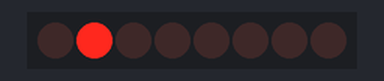
Recording of a sketch running on a simulated Arduino Uno, built with avr-gcc and run on an emulated ATmega328P. Shown: 8 shift-register outputs drawn as a row of LEDs (first output left, lit = HIGH). Wiring (inferred from the names in the program): shift register (74HC595): data pin 2; shift clock pin 4; latch pin 3. Wiring (inferred from the signals the program sends): row of LEDs: on Q0, Q1, Q2, Q3, Q4, Q5, Q6, Q7.

Above: at 0.05 s.
At 0.65 s:
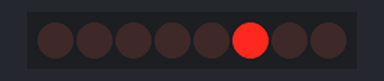
At 1.35 s:
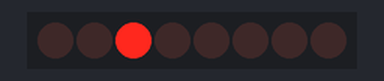
At 1.75 s:
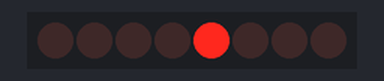
At 2.15 s:
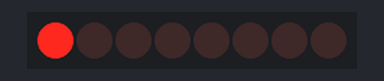
At 2.85 s:
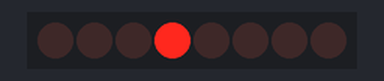
Timing chart, 0 to 3.1 s (numbered marks = the images above):
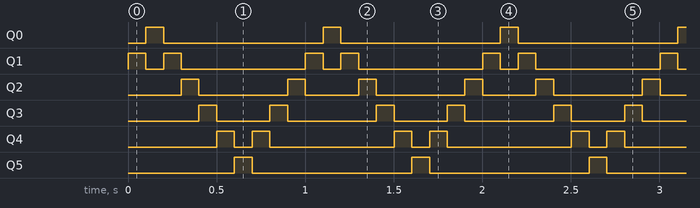

The sketch:

ShiftRegister.ino
```cpp
const int DataPin = 2;
const int ClockPin = 4;
const int LatchPin = 3;

void setup() {
	pinMode(DataPin, OUTPUT);
	pinMode(ClockPin, OUTPUT);
	pinMode(LatchPin, OUTPUT);
}

unsigned int MASK = 0b10;
bool left = false;

void loop() {
	digitalWrite(LatchPin, LOW);
	shiftOut(DataPin, ClockPin, MSBFIRST, MASK);
	digitalWrite(LatchPin, HIGH);
	delay(100);
	if (left) {
		MASK = (MASK << 1);
	} else {
		MASK = (MASK >> 1);
	}
	if (MASK == 0b0100000) {
		left = false;
	} else if (MASK == 0b00000001) {
		left = true;
	}
}
```

Measured:
- by itself, Q0, Q5: alternates HIGH for 0.10 s and LOW for 0.90 s
- by itself, Q1, Q4: repeats every 1.0 s: LOW 0.10 s, HIGH 0.10 s, LOW 0.70 s, HIGH 0.10 s
- by itself, Q2: repeats every 1.0 s: LOW 0.50 s, HIGH 0.10 s, LOW 0.30 s, HIGH 0.10 s
- by itself, Q3: repeats every 1.0 s: LOW 0.30 s, HIGH 0.10 s, LOW 0.50 s, HIGH 0.10 s
